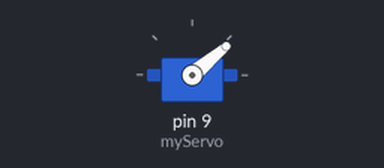
Bench run of a sketch on a simulated Arduino Uno, built with avr-gcc and run on an emulated ATmega328P. Parts: servo.

Above: at 0.05 s.
At 5.3 s:
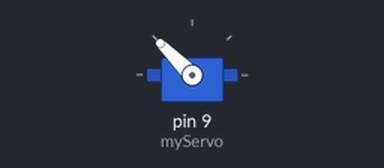
Timing chart, 0 to 6.9 s (numbered marks = the images above):
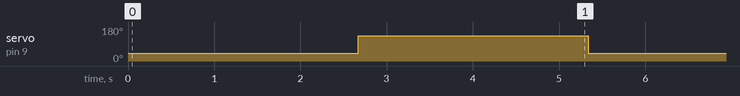

Measured:
- by itself, servo on pin 9 (myServo): alternates 135° for 2.7 s and 40° for 2.7 s

The sketch:

SimpleEasingServo_V2.ino
```cpp
/*
 * Easing
 * Pato
 * July 12, 2017
 *
 * Move a servo with easing (smooth)
 *
  * Easing functions based on Robert Penner's work,
 * for more info see Easing.h or Easing.cpp
 */


#include <Servo.h>
int target;
int origin;

/* here you can change to any other type of easing from Easing.h */

float easeInOutQuad (float t, float b, float c, float d)
{
if ((t/=d/2) < 1) return c/2*t*t + b;
  return -c/2 * ((--t)*(t-2) - 1) + b;
}

Servo myServo; //create servo object

void setup(){
  myServo.attach(9); //attach servo at pin 8
  myServo.write(15);  //put servo at 165 degrees
  }

void loop(){
  moveServo(40);  /* the number inside represents the 'target' */
delay(150);
  moveServo(135);
 delay(150);
}

void moveServo(int target){
  origin = target;
  int dur = 100; //duration is 100 loops
  for (int pos=0; pos<dur; pos++){
    myServo.write(easeInOutQuad(pos, origin,target-origin , dur));
    delay(15); //wait for the servo to move
  }
   delay(1000);

}
```
